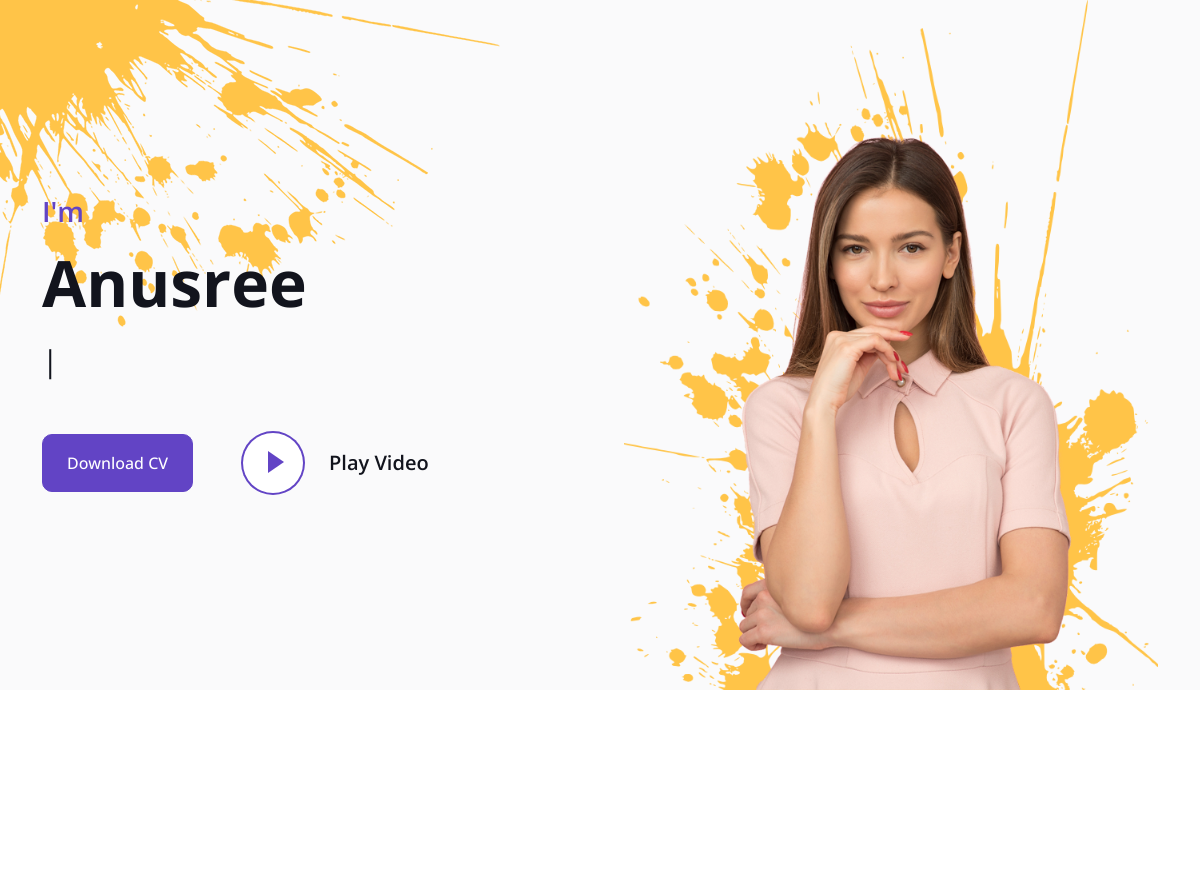
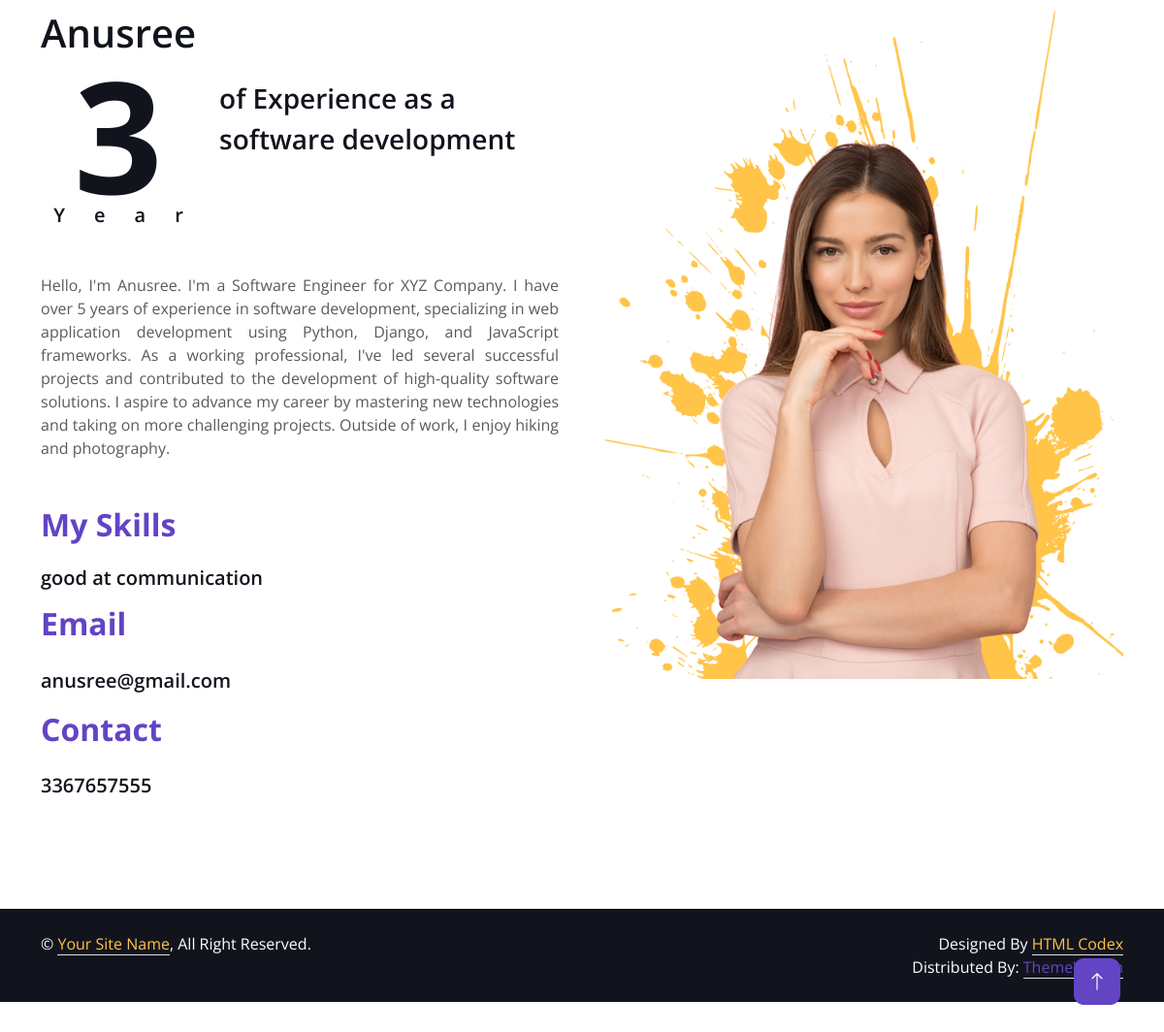
The page / on the database its author committed (2 pictures, top to bottom).
### users_app/models.py (models this page shows, shortened)
class Profile(models.Model):
    name = models.CharField(max_length=100)
    bio=models.CharField(max_length=700)
    designation=models.CharField(max_length=100)
    exp_year=models.IntegerField()
    email=models.EmailField(max_length=100)
    image = models.ImageField(upload_to='profile_media')
    skills = models.CharField(max_length=100)
    contact = models.CharField(max_length=50)

### users_app/views.py (the view)
# urls.py: path('',views.listProfile,name='list'),
def listProfile(request):
    profiles=Profile.objects.all()
    return render(request,'list.html',{'profiles':profiles})

### templates/list.html (shortened to what this page needs)
{% extends 'base.html' %}
{% load static %}
{% block content %}
    <div class="container-xxl py-6" id="about">
        <div class="container">
             {% for profile in profiles %}
            <div class="row g-5">
                <div class="col-lg-6 wow fadeInUp" data-wow-delay="0.1s">
                    <div class="d-flex align-items-center mb-5">
                        <div class="years flex-shrink-0 text-center me-4">
                            <h1> {{ profile.name }} </h1>
                            <h1 class="display-1 mb-0">{{ profile.exp_year }}</h1>
                            <h5 class="mb-0"> Year</h5>
                        </div>
                        <h3 class="lh-base mb-0"> of Experience as a <br>{{ profile.designation }} </h3>
                    </div>
                    <p class="mb-0" align="justify"> {{ profile.bio }}</p><br><br>
                   <h2 class="text-primary fw-bold mb-0">My Skills</h2><br>
                    <h5 class="mb-3"> {{ profile.skills }}</h5>
                    <div class=" align-items-center mb-3">
                        <h2 class="text-primary fw-bold mb-0"  >Email</h2><br>
                        <h5 class="lh-base mb-0">{{ profile.email}}</h5>
                    </div>
                    <div class="  align-items-center mb-3">
                        <h2 class="text-primary fw-bold mb-0"  >Contact</h2><br>
                        <h5 class="lh-base mb-0">{{ profile.contact }}</h5>
                    </div>
                </div>
                <div class="col-lg-6 wow fadeInUp" data-wow-delay="0.5s">
                    <div class="row g-3 mb-4">
                        <div class="col-sm-12">
                            <img class="img-fluid rounded" src="{{ profile.image.url }}" alt="">
                        </div>
                    </div>
                </div>
            </div>
             {% endfor %}
        </div>
    </div>
{% endblock %}

### templates/base.html (shortened to what this page needs)
<!DOCTYPE html>
{% load static %}
<html lang="en">
<head>
    <link href="https://cdnjs.cloudflare.com/ajax/libs/font-awesome/5.10.0/css/all.min.css" rel="stylesheet">
    <link href="https://cdn.jsdelivr.net/npm/bootstrap-icons@1.4.1/font/bootstrap-icons.css" rel="stylesheet">
    <link href="{% static 'assets/lib/animate/animate.min.css' %}" rel="stylesheet">
    <link href="{% static 'assets/lib/lightbox/css/lightbox.min.css' %}" rel="stylesheet">
    <link href="{% static 'assets/lib/owlcarousel/assets/owl.carousel.min.css' %}" rel="stylesheet">
    <link href="{% static 'assets/css/bootstrap.min.css' %}" rel="stylesheet">
    <link href="{% static 'assets/css/style.css' %}" rel="stylesheet">
</head>
<body data-bs-spy="scroll" data-bs-target=".navbar" data-bs-offset="51">
    <div class="container-fluid bg-light my-6 mt-0" id="home">
        <div class="container">
            <div class="row g-5 align-items-center">
                <div class="col-lg-6 py-6 pb-0 pt-lg-0">
                    <h3 class="text-primary mb-3">I'm</h3>
                    <h1 class="display-3 mb-3"> Anusree </h1>
                    <div class="d-flex align-items-center pt-5">
                        <a href="" class="btn btn-primary py-3 px-4 me-5">Download CV</a>
                        <button type="button" class="btn-play" data-bs-toggle="modal"
                            data-src="https://www.youtube.com/embed/DWRcNpR6Kdc" data-bs-target="#videoModal">
                            <span></span>
                        </button>
                        <h5 class="ms-4 mb-0 d-none d-sm-block">Play Video</h5>
                    </div>
                </div>
                <div class="col-lg-6">
                    <img class="img-fluid" src="{% static 'assets/img/profile.png' %}" alt="">
                </div>
            </div>
        </div>
    </div>
{% block content %}
{% endblock %}
    <div class="container-fluid bg-dark text-white py-4">
            <div class="container">
                <div class="row">
                    <div class="col-md-6 text-center text-md-start mb-3 mb-md-0">
                        &copy; <a class="border-bottom text-secondary" href="#">Your Site Name</a>, All Right Reserved.
                    </div>
                    <div class="col-md-6 text-center text-md-end">
                        Designed By <a class="border-bottom text-secondary" href="https://htmlcodex.com">HTML Codex</a>
                        <br>Distributed By: <a class="border-bottom" href="https://themewagon.com" target="_blank">ThemeWagon</a>
                    </div>
                </div>
            </div>
        </div>
    <a href="#" class="btn btn-lg btn-primary btn-lg-square back-to-top"><i class="bi bi-arrow-up"></i></a>
</body>
</html>

### static/assets/css/style.css (style rules this page uses)
:root { --primary: #6244C5; --secondary: #FFC448; --light: #FAFAFB; --dark: #12141D; }
.back-to-top { position: fixed; display: none; right: 45px; bottom: 45px; z-index: 99; }
.my-6 { margin-top: 6rem; margin-bottom: 6rem; }
.py-6 { padding-top: 6rem; padding-bottom: 6rem; }
.btn { font-weight: 500; transition: .5s; }
.btn.btn-primary, .btn.btn-secondary { color: #FFFFFF; }
.btn-lg-square { width: 48px; height: 48px; }
.btn-square, .btn-sm-square, .btn-lg-square { padding: 0; display: flex; align-items: center; justify-content: center; font-weight: normal; }
#home { margin-bottom: 6rem; background: url(../img/bg-header.png) left top no-repeat; }
.btn-play { position: relative; display: block; box-sizing: content-box; width: 16px; height: 26px; border-radius: 100%; border: none; outline: none !important; padding: 18px 20px 20px 28px; background: var(--primary); }
.btn-play:before { content: ""; position: absolute; z-index: 0; left: 50%; top: 50%; transform: translateX(-50%) translateY(-50%); display: block; width: 60px; height: 60px; background: var(--primary); border-radius: 100%; animation: pulse-border 1500ms ease-out infinite; }
.btn-play:after { content: ""; position: absolute; z-index: 1; left: 50%; top: 50%; transform: translateX(-50%) translateY(-50%); display: block; width: 60px; height: 60px; background: #FFFFFF; border-radius: 100%; transition: all 200ms; }
.btn-play span { display: block; position: relative; z-index: 3; width: 0; height: 0; left: -1px; border-left: 16px solid var(--primary); border-top: 11px solid transparent; border-bottom: 11px solid transparent; }
#about .years .display-1 { font-size: 10rem; line-height: 9rem; }
#about .years h5 { letter-spacing: 30px; margin-right: -30px; }

### rows shown on the page
Profile: name "Anusree", exp_year "3", designation "software development", bio "Hello, I'm Anusree. I'm a Software Engineer for XYZ Company. I have over 5 years of experience in software development, specializing in web application development using Python, Django, and JavaScript frameworks. As a working professional, I've led several successful projects and contributed to the development of high-quality software solutions. I aspire to advance my career by mastering new technologies and taking on more challenging projects. Outside of work, I enjoy hiking and photography.", skills "good at communication", email "anusree@gmail.com", contact "3367657555", image (picture)
